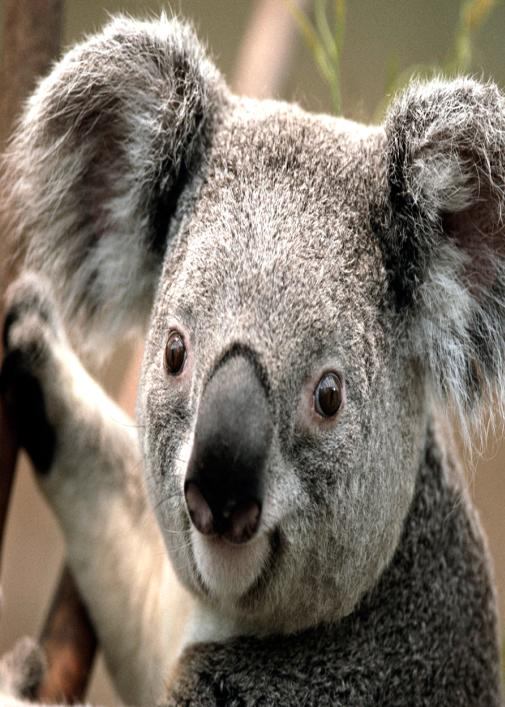
#> input picture ch10/koala.jpg, 505 x 707 px
$ python ch10-2-4b.py
#> lines starting #> are read from the running program, lines starting #| are printed output that depends on the picture
from PIL import Image

im = Image.open("koala.jpg")
#> im is the input picture: PIL image 505x707 RGB; mean R, G, B 124.9, 115.6, 103.9
print(im.size)
#| (505, 707)
im2 = im.crop((50,100,300,400))
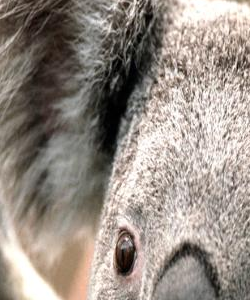
#> im2: PIL image 250x300 RGB; mean R, G, B 151.7, 142, 133.6
im2.save("koala_croped01.jpg")
